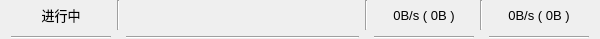
<?xml version="1.0" encoding="UTF-8"?>
<ui version="4.0">
 <class>StatusForm</class>
 <widget class="QWidget" name="StatusForm">
  <property name="geometry">
   <rect>
    <x>0</x>
    <y>0</y>
    <width>600</width>
    <height>39</height>
   </rect>
  </property>
  <property name="windowTitle">
   <string>Form</string>
  </property>
  <layout class="QGridLayout" name="gridLayout">
   <property name="topMargin">
    <number>0</number>
   </property>
   <property name="bottomMargin">
    <number>0</number>
   </property>
   <item row="1" column="0">
    <layout class="QGridLayout" name="gridLayout_2">
     <property name="sizeConstraint">
      <enum>QLayout::SetFixedSize</enum>
     </property>
     <item row="1" column="0">
      <widget class="Line" name="line_6">
       <property name="orientation">
        <enum>Qt::Horizontal</enum>
       </property>
      </widget>
     </item>
     <item row="1" column="4">
      <widget class="Line" name="line_4">
       <property name="orientation">
        <enum>Qt::Horizontal</enum>
       </property>
      </widget>
     </item>
     <item row="0" column="2">
      <spacer name="horizontalSpacer">
       <property name="orientation">
        <enum>Qt::Horizontal</enum>
       </property>
       <property name="sizeType">
        <enum>QSizePolicy::Expanding</enum>
       </property>
       <property name="sizeHint" stdset="0">
        <size>
         <width>40</width>
         <height>20</height>
        </size>
       </property>
      </spacer>
     </item>
     <item row="1" column="2">
      <widget class="Line" name="line_3">
       <property name="orientation">
        <enum>Qt::Horizontal</enum>
       </property>
      </widget>
     </item>
     <item row="0" column="3">
      <widget class="Line" name="line_2">
       <property name="orientation">
        <enum>Qt::Vertical</enum>
       </property>
      </widget>
     </item>
     <item row="0" column="4" alignment="Qt::AlignHCenter">
      <widget class="QPushButton" name="TotalDownloadRate">
       <property name="sizePolicy">
        <sizepolicy hsizetype="Minimum" vsizetype="Minimum">
         <horstretch>0</horstretch>
         <verstretch>0</verstretch>
        </sizepolicy>
       </property>
       <property name="minimumSize">
        <size>
         <width>100</width>
         <height>28</height>
        </size>
       </property>
       <property name="font">
        <font>
         <pointsize>10</pointsize>
         <italic>false</italic>
        </font>
       </property>
       <property name="mouseTracking">
        <bool>false</bool>
       </property>
       <property name="contextMenuPolicy">
        <enum>Qt::DefaultContextMenu</enum>
       </property>
       <property name="text">
        <string>0B/s ( 0B )</string>
       </property>
       <property name="icon">
        <iconset>
         <normaloff>media/icons/download.png</normaloff>media/icons/download.png</iconset>
       </property>
       <property name="flat">
        <bool>true</bool>
       </property>
      </widget>
     </item>
     <item row="0" column="0">
      <widget class="QPushButton" name="DownloadButton">
       <property name="sizePolicy">
        <sizepolicy hsizetype="Minimum" vsizetype="Minimum">
         <horstretch>0</horstretch>
         <verstretch>0</verstretch>
        </sizepolicy>
       </property>
       <property name="minimumSize">
        <size>
         <width>100</width>
         <height>28</height>
        </size>
       </property>
       <property name="font">
        <font>
         <pointsize>10</pointsize>
        </font>
       </property>
       <property name="text">
        <string>进行中</string>
       </property>
       <property name="flat">
        <bool>true</bool>
       </property>
      </widget>
     </item>
     <item row="0" column="6" alignment="Qt::AlignHCenter">
      <widget class="QPushButton" name="TotalUploadRate">
       <property name="sizePolicy">
        <sizepolicy hsizetype="Minimum" vsizetype="Minimum">
         <horstretch>0</horstretch>
         <verstretch>0</verstretch>
        </sizepolicy>
       </property>
       <property name="minimumSize">
        <size>
         <width>100</width>
         <height>28</height>
        </size>
       </property>
       <property name="font">
        <font>
         <pointsize>10</pointsize>
        </font>
       </property>
       <property name="text">
        <string>0B/s ( 0B )</string>
       </property>
       <property name="icon">
        <iconset>
         <normaloff>media/icons/upload.png</normaloff>media/icons/upload.png</iconset>
       </property>
       <property name="flat">
        <bool>true</bool>
       </property>
      </widget>
     </item>
     <item row="0" column="5">
      <widget class="Line" name="line">
       <property name="sizePolicy">
        <sizepolicy hsizetype="Fixed" vsizetype="Minimum">
         <horstretch>0</horstretch>
         <verstretch>0</verstretch>
        </sizepolicy>
       </property>
       <property name="baseSize">
        <size>
         <width>0</width>
         <height>30</height>
        </size>
       </property>
       <property name="orientation">
        <enum>Qt::Vertical</enum>
       </property>
      </widget>
     </item>
     <item row="1" column="6">
      <widget class="Line" name="line_5">
       <property name="orientation">
        <enum>Qt::Horizontal</enum>
       </property>
      </widget>
     </item>
     <item row="0" column="1">
      <widget class="Line" name="line_7">
       <property name="orientation">
        <enum>Qt::Vertical</enum>
       </property>
      </widget>
     </item>
    </layout>
   </item>
  </layout>
 </widget>
 <resources/>
 <connections/>
</ui>
